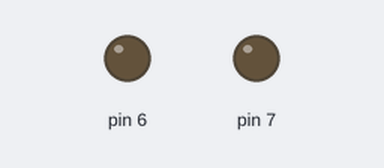
The sketch below on a simulated Arduino Uno, built with avr-gcc and run on an emulated ATmega328P. Shown: output pins drawn as LEDs (lit = HIGH).

Above: at 0.05 s.
At 3.25 s:
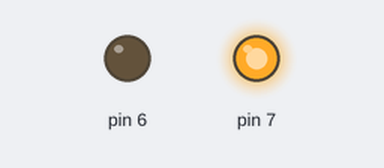
At 6.5 s:
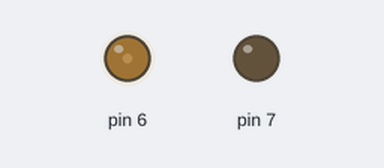
At 13.0 s:
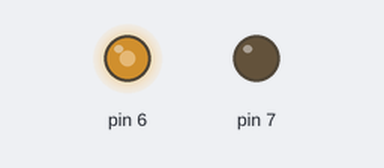
Timing chart, 0 to 16.9 s (numbered marks = the images above):
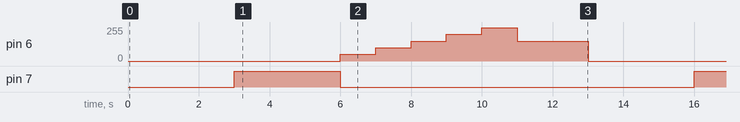

Measured:
- by itself, pin 6: repeats every 13.0 s: 100/255 1.0 s, 150/255 1.0 s, 200/255 1.0 s, 250/255 1.0 s, 150/255 2.0 s, 0/255 6.0 s, 50/255 1.0 s
- by itself, pin 7: alternates HIGH for 3.0 s and LOW for 10.0 s

The sketch:

speedtest.ino
```cpp
int c,i ;
void setup() {
  // put your setup code here, to run once:
pinMode(6,OUTPUT);
pinMode(7,OUTPUT);

}

void loop() {
  // put your main code here, to run repeatedly:

analogWrite( 6 , 0 );
analogWrite( 7 , 50 );

delay(1000);

analogWrite( 6 , 0 );
analogWrite( 7 , 75 );

delay(1000);

analogWrite( 6 , 0 );
analogWrite( 7 , 100 );

delay(1000);

analogWrite( 6 , 0 );
analogWrite( 7 , 150 );

delay(1000);
analogWrite( 6 , 0 );
analogWrite( 7 , 200 );

delay(1000);
analogWrite( 6 , 0 );
analogWrite( 7 , 250 );

delay(1000);

analogWrite( 6 , 50 );
analogWrite( 7 , 0 );

delay(1000);

analogWrite( 6 , 100 );
analogWrite( 7 , 0 );

delay(1000);


analogWrite( 6 , 150 );
analogWrite( 7 , 0 );

delay(1000);

analogWrite( 6 , 200 );
analogWrite( 7 , 0 );

delay(1000);

analogWrite( 6 , 250 );
analogWrite( 7 , 0 );

delay(1000);


analogWrite( 6 , 200 );
analogWrite( 7 , 0 );


analogWrite( 6 , 150 );
analogWrite( 7 , 0 );

delay(1000);
delay(1000);


}
```
